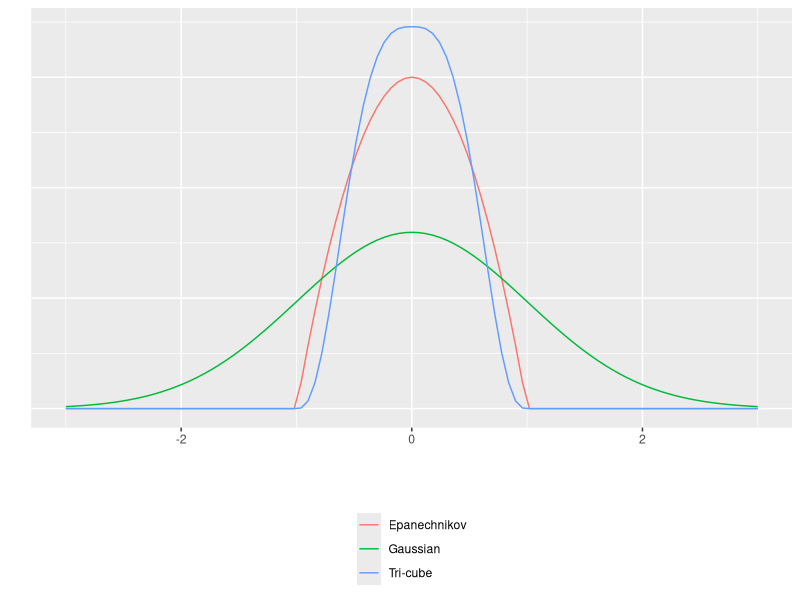
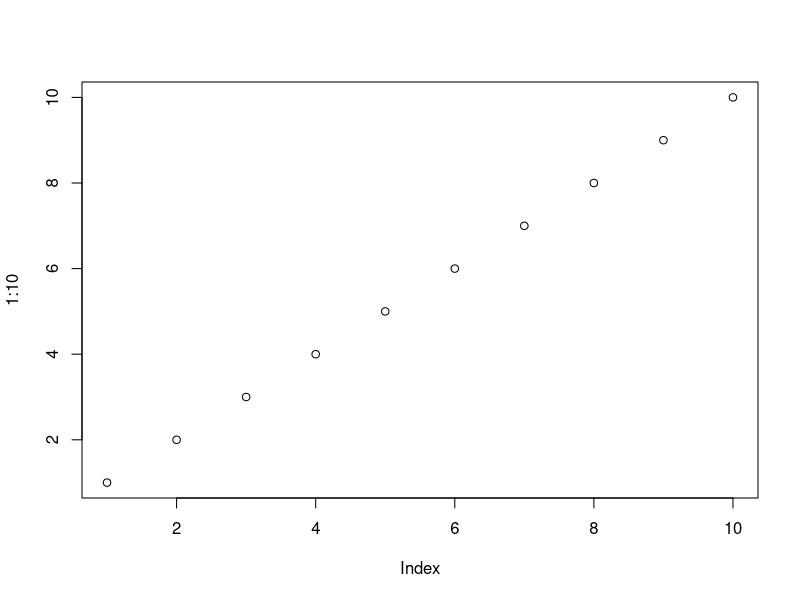
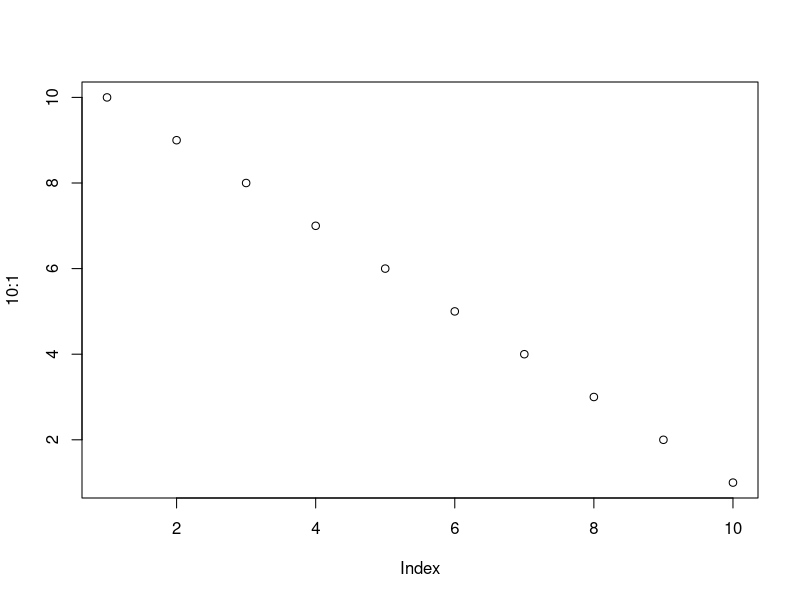

Write R code to recreate these figures, in order.
## ---- chunk 1
knitr::opts_chunk$set(
  collapse = TRUE,
  comment = "#>"
)
require(ggplot2)
## ---- chunk 2
ggplot(data.frame(x=c(-3, 3)), aes(x)) +
  stat_function(fun=function(x) ifelse(abs(x)<=1, 3/4*(1 - x^2), 0), aes(colour="Epanechnikov")) +
  stat_function(fun=function(x) sqrt(2*pi)^-1*exp(-1/2*x^2), aes(colour="Gaussian")) +
  stat_function(fun=function(x) ifelse(abs(x)<=1, (1 - abs(x)^3)^3, 0)/1.1571, aes(colour="Tri-cube")) +
  ylab("") + xlab("") + labs(color = "") + 
  theme(legend.position="bottom", 
        legend.direction="vertical",
        axis.text.y = element_blank(),
        axis.ticks.y = element_blank()) 
## ---- chunk 3
# # generating two predictor variables, x and y
#   seq.n = 10
#   set.seed(7657)
#   sjosmooth = tibble::tibble(x = seq(from = 0, to = 1, length.out = seq.n),
#                                 y = seq(from = 0, to = 1, length.out = seq.n))
#   # fillingout the data so that every combination of x and y is observed.
#   sjosmooth = tidyr::complete(sjosmooth, x, y)
#   # replicating the covariate data (to have more than just one observation per combination of the data)
#   sjosmooth = rbind(sjosmooth, sjosmooth, sjosmooth, sjosmooth, sjosmooth, sjosmooth, sjosmooth, sjosmooth)
# 
# # simulating the time to event outcome assuming a correct Cox model
# sjosmooth = dplyr::mutate(sjosmooth,
#                              xb.xy = (x - 0.5)^2 - exp(y) ,
#                              xb.x = 4*(x - 0.5)^3 ,
#                              #xb.x = x ,
#                              time.xy = -log(runif(seq.n^2, 0, 1)) * exp(-xb.xy),
#                              time.x = -log(runif(seq.n^2, 0, 1)) * exp(-xb.x),
#                              # getting the true survival probabilites at time 1 using both x and y
#                              pr.xy.t1 = exp(-exp(xb.xy)),
#                              # getting the true survival probabilites at time 1 using x only
#                              pr.x.t1 = exp(-exp(xb.x)))
## ---- chunk 4
# ggplot(data = sjosmooth, aes(x = x, y = pr.x.t1)) + 
#   geom_line() +
#   scale_y_continuous(limits = c(0, 1))
## ---- chunk 5
# uni.sm.coxph = sm.coxph(data = sjosmooth, formula = Surv(time.x) ~ x, pred.time = 1, scale = F, lambda = 0.8)
# ggplot() + 
#   geom_line(data = uni.sm.coxph, aes(x = x, y = pred)) +
#   geom_line(data = sjosmooth, aes(x = x, y = pr.x.t1)) +
#   scale_y_continuous(limits = c(0, 1))


## ---- chunk 6
plot(1:10)
plot(10:1)
## ---- chunk 7
knitr::kable(head(mtcars, 10))
